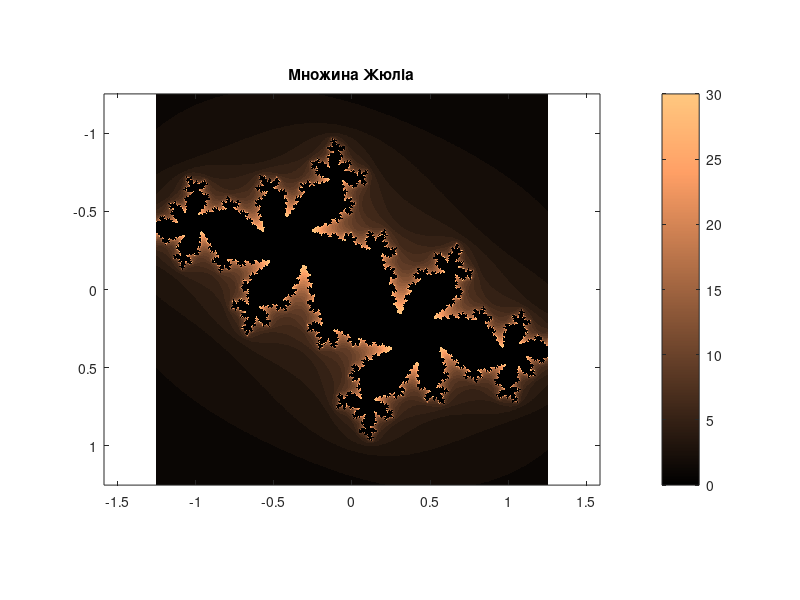

Recreate this plot in MATLAB.
function julia_set
    % Параметри
    res = 1000; % Розділення 1000x1000
    c = -0.488679 - 0.56790i; % Початкова точка
    max_iter = 30; % Кількість ітерацій
    dl = 1.25; % Межа масштабування

    % Координати
    x = linspace(-dl, dl, res);
    y = linspace(-dl, dl, res);
    [X, Y] = meshgrid(x, y);
    Z = X + 1i * Y;

    % Генерація
    iter_map = zeros(size(Z));
    for k = 1:max_iter
        Z = Z.^2 + c;
        iter_map(abs(Z) > 2 & iter_map == 0) = k;
    end

    % Візуалізація
    colormap(copper(256));
    imagesc(x, y, iter_map);
    axis equal;
    title('Множина Жюліа');
    colorbar;
end
